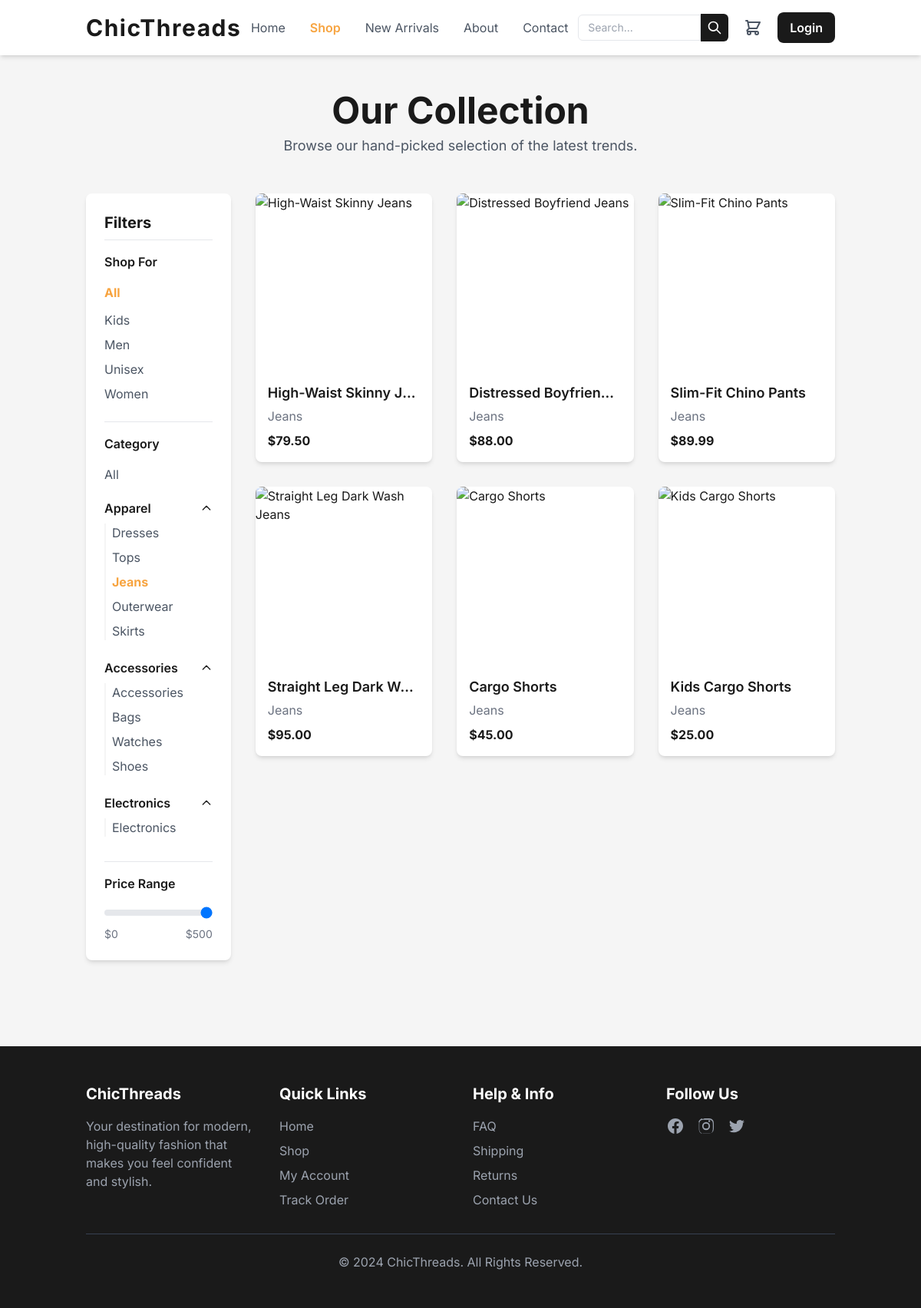
Page /shop.php?category=Jeans on the committed database.
### tables this page shows
CREATE TABLE IF NOT EXISTS `products` (
  `id` int(11) NOT NULL AUTO_INCREMENT,
  `name` varchar(255) NOT NULL,
  `category` varchar(100) NOT NULL,
  `price` decimal(10,2) NOT NULL,
  `image_url` text NOT NULL,
  `audience` varchar(50) DEFAULT NULL,
  `created_at` timestamp DEFAULT CURRENT_TIMESTAMP,
  PRIMARY KEY (`id`)
);

### shop.php (the view, shortened to what this page needs)
<?php
require_once 'connection.php';
$isLoggedIn = isset($_SESSION['user_id']);
$cart_count = isset($_SESSION['cart']) ? count($_SESSION['cart']) : 0;
$selectedCategory = isset($_GET['category']) ? $_GET['category'] : null;
$selectedAudience = isset($_GET['audience']) ? $_GET['audience'] : null;
$maxPrice = isset($_GET['max_price']) ? (int)$_GET['max_price'] : 500;
$searchTerm = isset($_GET['search']) ? $_GET['search'] : null;
$categories = [];
$categorySql = "SELECT DISTINCT category FROM products ORDER BY category ASC";
$categoryResult = $conn->query($categorySql);
if ($categoryResult && $categoryResult->num_rows > 0) {
    while ($row = $categoryResult->fetch_assoc()) {
        $categories[] = $row['category'];
    }
}
$audiences = [];
$audienceSql = "SELECT DISTINCT audience FROM products WHERE audience IS NOT NULL AND audience != '' ORDER BY audience ASC";
$audienceResult = $conn->query($audienceSql);
if ($audienceResult && $audienceResult->num_rows > 0) {
    while ($row = $audienceResult->fetch_assoc()) {
        $audiences[] = $row['audience'];
    }
}
$categoryGroups = [
    'Apparel' => ['Dresses', 'Tops', 'Jeans', 'Outerwear', 'Skirts'],
    'Accessories' => ['Accessories', 'Bags', 'Watches', 'Shoes'],
    'Electronics' => ['Electronics']
];
$products = [];
$sql = "SELECT id, name, category, price, image_url, audience FROM products WHERE price <= ?";
$params = ['i', $maxPrice];
if ($selectedCategory) {
    $sql .= " AND category = ?";
    $params[0] .= 's';
    $params[] = $selectedCategory;
}
$sql .= " ORDER BY created_at DESC";
$stmt = $conn->prepare($sql);
if ($stmt) {
    $stmt->bind_param(...$params);
    $stmt->execute();
    $result = $stmt->get_result();
    if ($result && $result->num_rows > 0) {
        while ($row = $result->fetch_assoc()) {
            $products[] = $row;
        }
    } else {
        $noProductsMessage = "No products found matching your criteria.";
    }
} else {
    $noProductsMessage = "Error preparing the product query.";
}
?>
<!DOCTYPE html>
<html lang="en">
<head>
    <script src="https://cdn.tailwindcss.com"></script>
</head>
<body x-data="{ cartCount: <?php echo $cart_count; ?> }" class="bg-lightgray text-primary font-sans antialiased">
    <header x-data="{ mobileMenuOpen: false }" class="bg-white shadow-md sticky top-0 z-50">
        <nav class="container mx-auto px-6 py-4 flex justify-between items-center">
            <div>
                <a href="index.php" class="text-3xl font-bold text-primary tracking-wider">ChicThreads</a>
            </div>
            <div class="hidden md:flex items-center space-x-8">
                <a href="index.php" class="text-gray-600 hover:text-accent transition-colors">Home</a>
                <a href="shop.php" class="text-accent font-semibold transition-colors">Shop</a>
                <a href="<?php echo $isLoggedIn ? 'new_arrivals.php' : 'login.php'; ?>" class="text-gray-600 hover:text-accent transition-colors">New Arrivals</a>
                <a href="about.php" class="text-gray-600 hover:text-accent transition-colors">About</a>
                <a href="contact.php" class="text-gray-600 hover:text-accent transition-colors">Contact</a>
            </div>
            <div class="hidden md:flex items-center space-x-5">
                 <div class="relative">
                    <form action="shop.php" method="GET" class="flex items-center">
                        <input type="text" name="search" placeholder="Search..." value="<?php echo htmlspecialchars($searchTerm ?? ''); ?>" class="w-40 px-3 py-1.5 text-sm border border-gray-200 rounded-l-md focus:outline-none focus:ring-2 focus:ring-accent focus:border-transparent transition-all">
                        <button type="submit" class="bg-primary text-white p-2 rounded-r-md hover:bg-accent transition-colors">
                            <svg xmlns="http://www.w3.org/2000/svg" class="h-5 w-5" fill="none" viewBox="0 0 24 24" stroke="currentColor"><path stroke-linecap="round" stroke-linejoin="round" stroke-width="2" d="M21 21l-6-6m2-5a7 7 0 11-14 0 7 7 0 0114 0z"></path></svg>
                        </button>
                    </form>
                </div>
                <a href="<?php echo $isLoggedIn ? 'view_cart.php' : 'login.php'; ?>" class="relative text-gray-600 hover:text-accent">
                </a>
                <?php if ($isLoggedIn): ?>
                    <a href="logout.php" class="bg-primary text-white font-semibold py-2 px-4 rounded-lg hover:bg-accent transition-all duration-300 transform hover:scale-105">Logout</a>
                <?php else: ?>
                    <a href="login.php" class="bg-primary text-white font-semibold py-2 px-4 rounded-lg hover:bg-accent transition-all duration-300 transform hover:scale-105">Login</a>
                <?php endif; ?>
            </div>
        </nav>
    </header>
    <main class="container mx-auto px-6 py-12">
        <div class="text-center mb-12">
            <h1 class="text-4xl md:text-5xl font-bold text-primary">Our Collection</h1>
            <p class="text-lg text-gray-600 mt-2">Browse our hand-picked selection of the latest trends.</p>
        </div>
        <div class="flex flex-col md:flex-row gap-8">
            <aside class="w-full md:w-1/4 lg:w-1/5">
                <div class="bg-white p-6 rounded-lg shadow-md">
                    <h3 class="text-xl font-bold mb-4 border-b pb-2">Filters</h3>
                    <div class="mb-6">
                        <h4 class="font-semibold mb-3">Shop For</h4>
                        <ul class="space-y-2 text-gray-600">
                             <li><a href="shop.php?category=<?php echo urlencode($selectedCategory); ?>&max_price=<?php echo $maxPrice; ?>" class="block py-1 <?php echo (!$selectedAudience) ? 'text-accent font-bold' : 'hover:text-accent'; ?>">All</a></li>
                            <?php foreach ($audiences as $audience): ?>
                            <li>
                                <a href="shop.php?audience=<?php echo urlencode($audience); ?>&category=<?php echo urlencode($selectedCategory); ?>&max_price=<?php echo $maxPrice; ?>" class="block <?php echo ($selectedAudience === $audience) ? 'text-accent font-bold' : 'hover:text-accent'; ?>">
                                    <?php echo htmlspecialchars($audience); ?>
                                </a>
                            </li>
                            <?php endforeach; ?>
                        </ul>
                    </div>
                    <div class="mb-6 border-t pt-4">
                        <h4 class="font-semibold mb-3">Category</h4>
                        <ul class="space-y-2 text-gray-600">
                            <li><a href="shop.php?audience=<?php echo urlencode($selectedAudience); ?>&max_price=<?php echo $maxPrice; ?>" class="block py-1 <?php echo (!$selectedCategory) ? 'text-accent font-bold' : 'hover:text-accent'; ?>">All</a></li>
                            <?php foreach ($categoryGroups as $groupName => $groupCategories): ?>
                                <?php
                                    $availableCatsInGroup = array_intersect($groupCategories, $categories);
                                ?>
                                <div x-data="{ open: true }" class="py-2">
                                    <h5 @click="open = !open" class="font-semibold text-primary cursor-pointer flex justify-between items-center">
                                        <?php echo $groupName; ?>
                                        <svg :class="{'rotate-180': open}" class="w-4 h-4 transition-transform" fill="none" stroke="currentColor" viewBox="0 0 24 24"><path stroke-linecap="round" stroke-linejoin="round" stroke-width="2" d="M19 9l-7 7-7-7"></path></svg>
                                    </h5>
                                    <ul x-show="open" x-cloak class="pl-2 mt-2 space-y-2 border-l-2 border-lightgray" x-transition>
                                        <?php foreach ($availableCatsInGroup as $category): ?>
                                            <li>
                                                <a href="shop.php?audience=<?php echo urlencode($selectedAudience); ?>&category=<?php echo urlencode($category); ?>&max_price=<?php echo $maxPrice; ?>" class="block <?php echo ($selectedCategory === $category) ? 'text-accent font-bold' : 'hover:text-accent'; ?>">
                                                    <?php echo htmlspecialchars($category); ?>
                                                </a>
                                            </li>
                                        <?php endforeach; ?>
                                    </ul>
                                </div>
                            <?php endforeach; ?>
                        </ul>
                    </div>
                    <div x-data="{ currentMaxPrice: <?php echo $maxPrice; ?> }">
                        <h4 class="font-semibold mb-3 border-t pt-4">Price Range</h4>
                        <form action="shop.php" method="GET" id="price-filter-form">
                            <input
                                type="range"
                                name="max_price"
                                min="0"
                                max="500"
                                x-model="currentMaxPrice"
                                @change="document.getElementById('price-filter-form').submit()"
                                class="w-full h-2 bg-gray-200 rounded-lg appearance-none cursor-pointer">
                            <div class="flex justify-between text-sm text-gray-500 mt-2">
                                <span>$0</span>
                                <span>$<span x-text="currentMaxPrice"></span></span>
                            </div>
                        </form>
                    </div>
                </div>
            </aside>
            <section class="w-full md:w-3/4 lg:w-4/5">
                <div class="grid grid-cols-1 sm:grid-cols-2 lg:grid-cols-3 gap-8">
                    <?php if (!empty($products)): ?>
                        <?php foreach ($products as $product): ?>
                        <div class="bg-white rounded-lg shadow-md overflow-hidden group">
                            <div class="relative">
                                <a href="product-detail.php?id=<?php echo $product['id']; ?>" class="block">
                                </a>
                                <div class="absolute inset-0 bg-black bg-opacity-0 group-hover:bg-opacity-40 transition-all flex items-center justify-center">
                                </div>
                            </div>
                            <div class="p-4">
                               <a href="product-detail.php?id=<?php echo $product['id']; ?>" class="block">
                                    <h3 class="text-lg font-semibold text-primary hover:text-accent transition-colors truncate"><?php echo htmlspecialchars($product['name']); ?></h3>
                                </a>
                                <p class="text-gray-500 mt-1"><?php echo htmlspecialchars($product['category']); ?></p>
                                <p class="text-primary font-bold mt-2">$<?php echo htmlspecialchars(number_format($product['price'], 2)); ?></p>
                            </div>
                        </div>
                        <?php endforeach; ?>
                    <?php else: ?>
                        <p class="text-gray-600 col-span-full text-center"><?php echo $noProductsMessage; ?></p>
                    <?php endif; ?>
                </div>
            </section>
        </div>
    </main>
    <footer class="bg-primary text-white mt-16">
        <div class="container mx-auto px-6 py-12">
            <div class="grid grid-cols-1 md:grid-cols-4 gap-8">
                 <div>
                    <h4 class="text-xl font-bold mb-4">ChicThreads</h4>
                    <p class="text-gray-400">Your destination for modern, high-quality fashion that makes you feel confident and stylish.</p>
                </div>
                <div>
                    <h4 class="text-xl font-bold mb-4">Quick Links</h4>
                    <ul class="space-y-2">
                        <li><a href="index.php" class="text-gray-400 hover:text-white transition-colors">Home</a></li>
                        <li><a href="shop.php" class="text-gray-400 hover:text-white transition-colors">Shop</a></li>
                        <li><a href="#" class="text-gray-400 hover:text-white transition-colors">My Account</a></li>
                        <li><a href="#" class="text-gray-400 hover:text-white transition-colors">Track Order</a></li>
                    </ul>
                </div>
                <div>
                    <h4 class="text-xl font-bold mb-4">Help & Info</h4>
                    <ul class="space-y-2">
                        <li><a href="#" class="text-gray-400 hover:text-white transition-colors">FAQ</a></li>
                        <li><a href="#" class="text-gray-400 hover:text-white transition-colors">Shipping</a></li>
                        <li><a href="#" class="text-gray-400 hover:text-white transition-colors">Returns</a></li>
                        <li><a href="#" class="text-gray-400 hover:text-white transition-colors">Contact Us</a></li>
                    </ul>
                </div>
                <div>
                    <h4 class="text-xl font-bold mb-4">Follow Us</h4>
                    <div class="flex space-x-4">
                        <a href="#" class="text-gray-400 hover:text-white transition-colors"></a>
                        <a href="#" class="text-gray-400 hover:text-white transition-colors"></a>
                        <a href="#" class="text-gray-400 hover:text-white transition-colors"></a>
                    </div>
                </div>
            </div>
            <div class="border-t border-gray-700 mt-8 pt-6 text-center text-gray-400">
                <p>&copy; 2024 ChicThreads. All Rights Reserved.</p>
            </div>
        </div>
    </footer>
</body>
</html>

### shop.php (style rules this page uses)
.transition-all { transition: all 0.3s ease-in-out; }

### rows in the picture
products: name "High-Waist Skinny J…", category "Jeans", price "79.50"
products: name "Distressed Boyfrien…", category "Jeans", price "88.00"
products: name "Slim-Fit Chino Pants", category "Jeans", price "89.99"
products: name "Straight Leg Dark W…", category "Jeans", price "95.00"
products: name "Cargo Shorts", category "Jeans", price "45.00"
products: name "Kids Cargo Shorts", category "Jeans", price "25.00"

### other values in the picture
$audience "Kids"
$audience "Men"
$audience "Unisex"
$audience "Women"
$groupName "Apparel"
$category "Dresses"
$category "Tops"
$category "Jeans"
$category "Outerwear"
$category "Skirts"
$groupName "Accessories"
$category "Accessories"
$category "Bags"
$category "Watches"
$category "Shoes"
